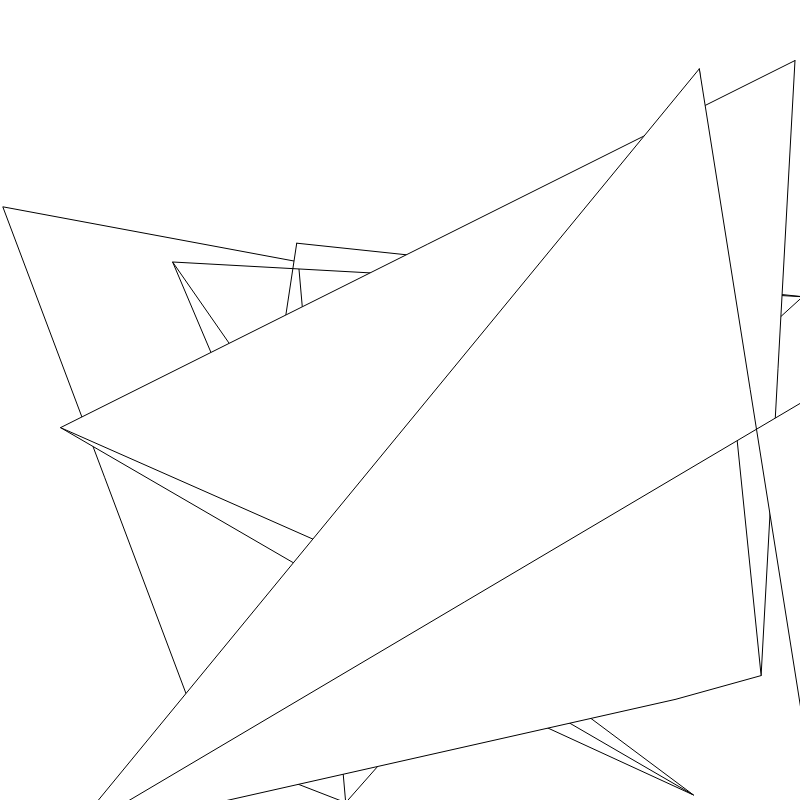
Frame 1 (no input)
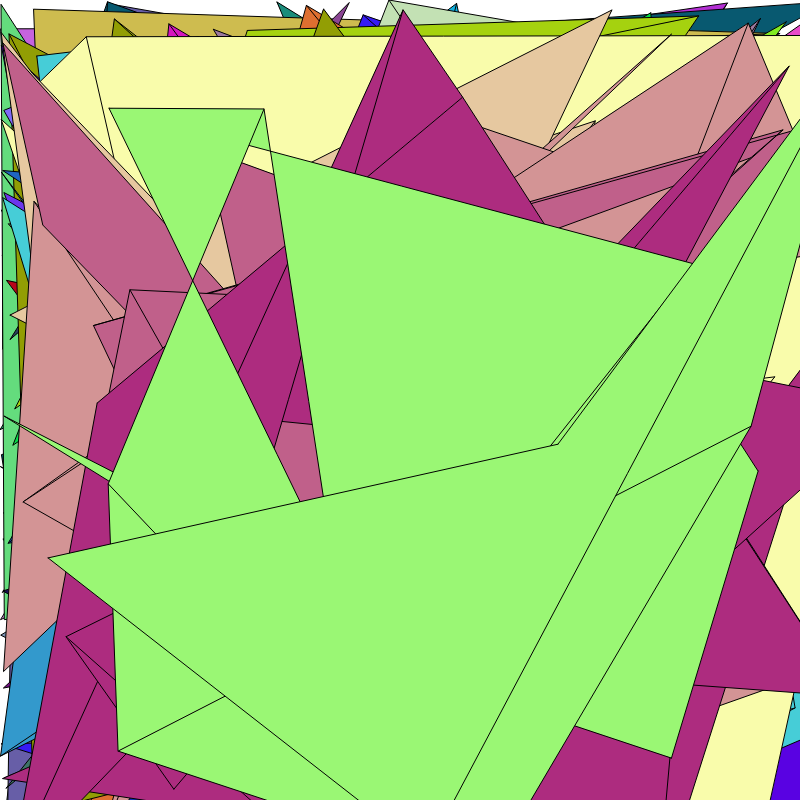
Frame 60 (no input)
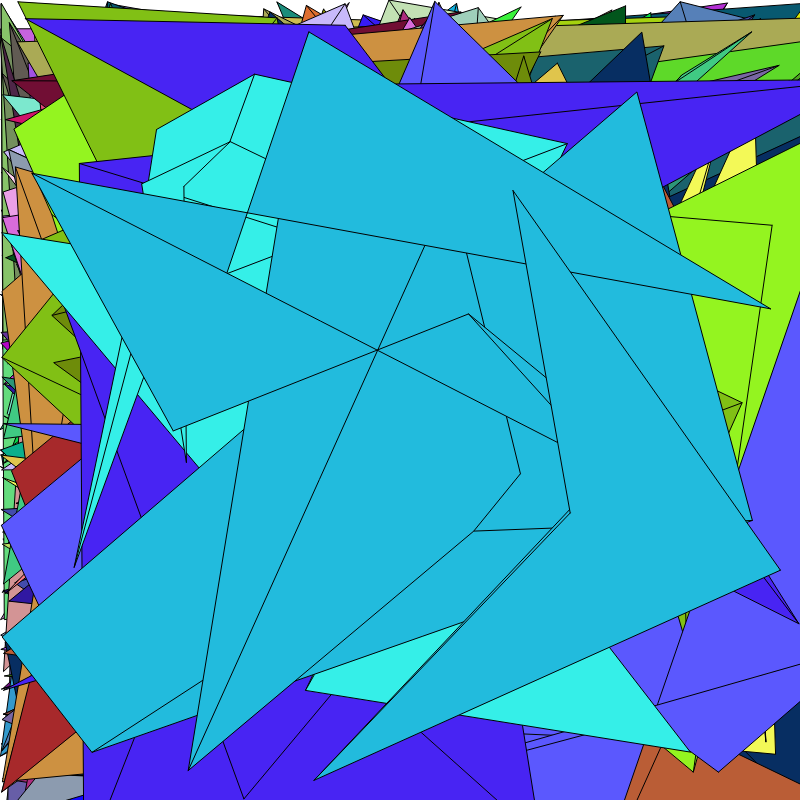
Frame 120 (the mouse pressed at the canvas centre since frame 60)

The p5.js sketch that drew these frames (run headless with seeded random() and noise() and a simulated clock; from frame 60 on, the mouse is pressed at the canvas centre):

// p5.js sketch
// ── sketch.js
var a =  100;
var b = 100;
var c;
var d;
var e;
var f;
var g;
var A= 255;
var B=255;
var C= 255;
  var t=1000;
  var yee = true;
function setup() {
  createCanvas(800,800)
  frameRate(60);
}

function draw() {
  if (yee){
t--;
}else{
  t++;
}
if (t<0){
  yee= false
}else if (t>800){
  yee=true;
}
  var a =random(t);
var b =random(t);
var c=random(t);
var d=random(t);
var e=random(t);
var f=random(t);
var g=random(t);

  beginShape(QUAD_STRIP);
  fill(A,B,C);
vertex(a/C, b);
vertex(b, c);
vertex(c, d);
vertex(d, e);
vertex(e, f);
vertex(f, g);
a =random(t);
b =random(t);
c=random(t);
d=random(t);
e=random(t);
f=random(t);
g=random(t);
vertex(a, b);
vertex(b, c);
vertex(c, d);
vertex(d, e);
vertex(e, f);
vertex(f, g);
a =random(t);
b =random(t);
c=random(t);
d=random(t);
e=random(t);
f=random(t);
g=random(t);
vertex(a, b);
vertex(b, c);
vertex(c, d);
vertex(d, e);
vertex(e, f);
vertex(f, g);

endShape();
A-=19;
B-=52;
C-=11;
if (A<0){
  A+=255;
}
if (B<0){
  B+=255;
}
if (C<0){
  C+=255;
}
}
